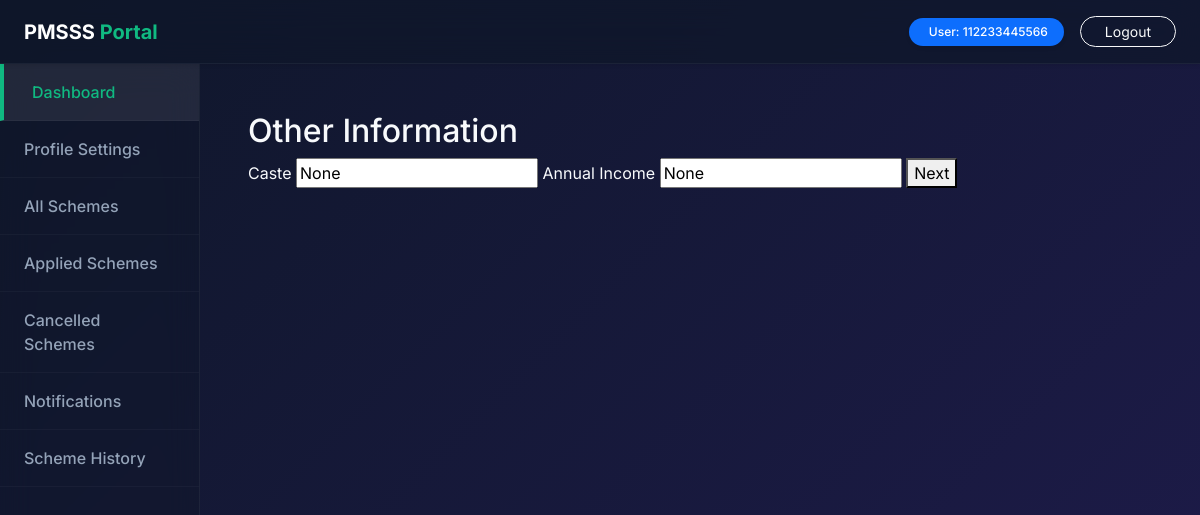
The page /student/profile/other/ (signed in) on the database its author committed.
### accounts/models.py (models this page shows)
class User(AbstractBaseUser, PermissionsMixin):
    ROLE_CHOICES = (
        ("STUDENT", "Student"),
        ("INSTITUTE", "Institute"),
        ("OFFICER", "Officer"),
        ("ADMIN", "Admin"),
    )
    id = models.UUIDField(primary_key=True, default=uuid.uuid4, editable=False)
    aadhaar = models.CharField(max_length=12, unique=True)
    role = models.CharField(max_length=20, choices=ROLE_CHOICES)
    is_active = models.BooleanField(default=True)
    is_staff = models.BooleanField(default=False)
    objects = UserManager()
    USERNAME_FIELD = "aadhaar"

class StudentProfile(models.Model):
    student = models.OneToOneField(User, on_delete=models.CASCADE)
    full_name = models.CharField(max_length=100)
    dob = models.DateField(null=True)
    gender = models.CharField(max_length=10, null=True)
    mobile = models.CharField(max_length=10, null=True)
    email = models.EmailField(null=True)
    address = models.TextField(null=True)
    district = models.CharField(max_length=50, null=True)
    state = models.CharField(max_length=50, null=True)
    pincode = models.CharField(max_length=6, null=True)
    caste = models.CharField(max_length=30, null=True)
    income = models.IntegerField(null=True)
    course = models.CharField(max_length=50, null=True)
    institute = models.CharField(max_length=100, null=True)
    year = models.IntegerField(null=True)
    last_qualification = models.CharField(max_length=100, null=True)
    hostel = models.BooleanField(default=False)

### accounts/views.py (the view)
# urls.py: path("student/profile/other/", views.profile_other, name="profile_other"),
@login_required
def profile_other(request):
    profile = StudentProfile.objects.get(student=request.user)
    if request.method == "POST":
        profile.caste = request.POST.get("caste")
        income = request.POST.get("income")
        profile.income = int(income) if income else None
        profile.save()
        return redirect("profile_course")
    return render(request, "profile/other.html", {"profile": profile})

### templates/profile/other.html (shortened to what this page needs)
{% extends "layout/base.html" %}
{% block content %}
<h2>Other Information</h2>
<form method="post">
<label>Caste</label>
<input name="caste" value="{{profile.caste}}" required>
<label>Annual Income</label>
<input name="income" value="{{profile.income}}" required>
<button>Next</button>
</form>
{% endblock %}

### templates/layout/base.html (shortened to what this page needs)
{% load static %}
<!DOCTYPE html>
<html lang="en">
<head>
<link href="https://cdn.jsdelivr.net/npm/bootstrap@5.3.2/dist/css/bootstrap.min.css" rel="stylesheet">
<link rel="stylesheet" href="{% static 'css/style.css' %}">
</head>
<body class="bg-gradient-modern m-0 p-0">
<div class="top-nav-glass text-white p-3 px-4 d-flex justify-content-between align-items-center sticky-top shadow-sm">
    <a href="/" class="text-decoration-none"><span class="fs-5 fw-bold text-white">PMSSS <span class="text-accent">Portal</span></span></a>
    <div class="d-flex align-items-center">
        <span class="badge bg-primary px-3 py-2 rounded-pill shadow-sm fw-medium d-none d-md-block">
             User: {{ request.user.aadhaar }}
        </span>
        <a href="/login/" class="btn btn-sm btn-outline-light ms-3 rounded-pill px-4">Logout</a>
    </div>
</div>
<div class="container-fluid p-0">
    <div class="row g-0">
        <div class="col-md-3 col-lg-2 glass-sidebar">
            <a href="{% url 'student_home' %}" class="active">Dashboard</a>
            <a href="{% url 'profile_personal' %}">Profile Settings</a>
            <a href="{% url 'all_schemes' %}">All Schemes</a>
            <a href="{% url 'my_applied' %}">Applied Schemes</a>
            <a href="{% url 'my_cancelled' %}">Cancelled Schemes</a>
            <a href="{% url 'notifications' %}">Notifications</a>
            <a href="{% url 'scheme_history' %}">Scheme History</a>
        </div>
        <div class="col-md-9 col-lg-10 p-4 p-md-5 fade-in dashboard-content">
            {% block content %}{% endblock %}
        </div>
    </div>
</div>
</body>
</html>

### static/css/style.css (style rules this page uses)
:root { --font-family-sans: 'Inter', system-ui, -apple-system, sans-serif; --color-primary: #4F46E5; --color-primary-dark: #3730A3; --color-accent: #10B981; --color-accent-dark: #059669; --bg-gradient-start: #0f172a; --bg-gradient-end: #1e1b4b; --bg-gradient-accent: #312e81; --glass-bg: rgba(255, 255, 255, 0.05); --glass-border: rgba(255, 255, 255, 0.1); --glass-shadow: 0 8px 32px 0 rgba(0, 0, 0, 0.37); --glass-blur: blur(12px); --text-main: #f8fafc; --text-muted: #94a3b8; }
body { font-family: var(--font-family-sans); color: var(--text-main); min-height: 100vh; margin: 0; display: flex; flex-direction: column; }
.bg-gradient-modern { background: linear-gradient(135deg, var(--bg-gradient-start), var(--bg-gradient-end), var(--bg-gradient-accent)); background-size: 200% 200%; animation: gradientFlow 15s ease infinite; }
.text-accent { color: var(--color-accent) !important; }
.fade-in { animation: fadeIn 0.8s ease-out; }
a { color: var(--color-accent); text-decoration: none; transition: color 0.2s ease; }

### templates/layout/base.html (style rules this page uses)
.glass-sidebar { background: rgba(15, 23, 42, 0.4); backdrop-filter: blur(16px); -webkit-backdrop-filter: blur(16px); border-right: 1px solid rgba(255,255,255,0.05); min-height: calc(100vh - 66px); }
.glass-sidebar a { display: block; padding: 16px 24px; border-bottom: 1px solid rgba(255,255,255,0.03); text-decoration: none; color: var(--text-muted); transition: all 0.25s ease; font-weight: 500; }
.glass-sidebar a:hover, .glass-sidebar a.active { background: rgba(255, 255, 255, 0.08); color: var(--color-accent); padding-left: 28px; border-left: 4px solid var(--color-accent); }
.top-nav-glass { background: rgba(15, 23, 42, 0.7) !important; backdrop-filter: blur(16px); -webkit-backdrop-filter: blur(16px); border-bottom: 1px solid rgba(255,255,255,0.05); }

### rows shown on the page
User: user.aadhaar "112233445566"
StudentProfile: caste "None", income "None"
